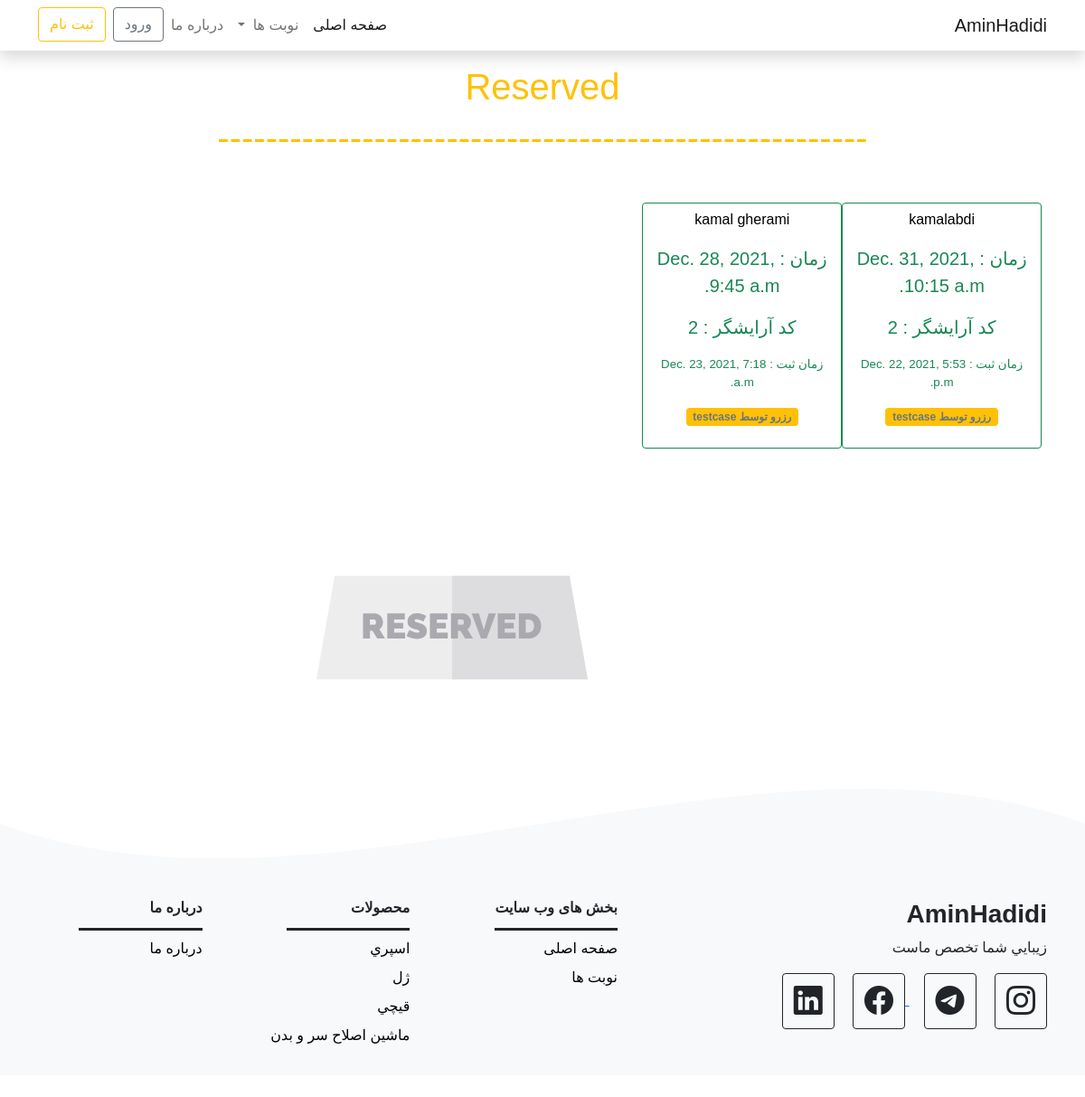
/turns/mehrdad/, run on the app's committed database.
### Turns/models.py (models this page shows, shortened)
class Turn(models.Model):
    customer_name=models.CharField(max_length = 50)
    Name_Barber_Choices = (
        ('1','Amin'),
        ('2','Mehrdad'),
        ('3','Navid'),
        ('4','Nima'),
    )
    name_barber = models.CharField(max_length=1, choices=Name_Barber_Choices)
    slug= models.SlugField()
    registration_time=models.DateTimeField(auto_now_add = True)
    date=models.DateTimeField()
    author=models.ForeignKey(User,default=None,on_delete=models.CASCADE)

### Turns/views.py (the view)
# urls.py: path('mehrdad/',views.Turns_list_mehrdad,name='Turns_list_mehrdad'),
def Turns_list_mehrdad(request):
    turns2 = models.Turn.objects.all().order_by('-date')
    args2 = {'Turns_mehrdad':turns2}
    return render(request, 'Turns/Turns_list_mehrdad.html',args2)

### Turns/templates/Turns/Turns_list_mehrdad.html (shortened to what this page needs)
{%extends 'base.html'%}
{% load static %}
{%block content%}
<div class="text-center">
<h1 class="text-warning mt-3" style="size:60pt">Reserved</h1>
<h1 class="text-warning" style="size:60pt">------------------------------------------------------</h1>
</div>
<section class="mt-5  me-5 ms-5">
  <div class="turnsha">
    {% for turn in Turns_mehrdad %}
      {% if turn.name_barber == '2' %}
        <a href="{% url 'Turns:detail' slug=turn.slug %}" class="btn btn-outline-success">
        <p class="nameperson text-center">{{turn.customer_name}}</p>
        <p class="small">زمان : {{turn.date}}</p>
        <p class="small">كد آرايشگر : {{turn.name_barber}}</p>
        <p style="font-size:10pt">زمان ثبت : {{turn.registration_time}}</p>
        <p class=""> <span class="badge text-secondary  bg-warning">رزرو توسط {{turn.author.username}}</span></p>
        </a>
      {% endif %}
    {% endfor %}
      </div>
  </section>
  <div class="d-flex justify-content-center">
    <div class="col-md-3  offset-md-2 mt-5 mt-md-5">
      <img class="img-fluid mx-auto d-block" src="{% static 'img/7.svg' %}" alt="Image-Web-Developer">
    </div>
  </div>
{%endblock%}

### files/css/3.css (style rules this page uses)
body { font-family: arial; }
.nameperson { color: black; text-decoration:none; }
.small { font-size: 15pt; }
.turnsha { display: grid; grid-template-columns: repeat(5, 1fr); }

### data on the page
Turn: customer_name "kamalabdi", date "Dec. 31, 2021, 10:15 a.m.", name_barber "2", registration_time "Dec. 22, 2021, 5:53 p.m.", author.username "testcase"
Turn: customer_name "kamal gherami", date "Dec. 28, 2021, 9:45 a.m.", name_barber "2", registration_time "Dec. 23, 2021, 7:18 a.m.", author.username "testcase"
